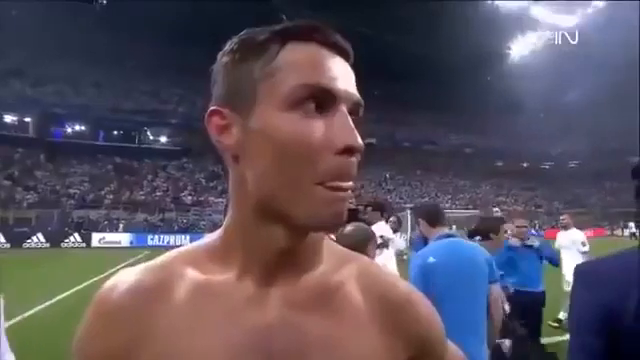
#> input picture frame 19 of 5th sem/PCV lab/Lab 11/video.mp4, 640 x 360 px
$ python FaceDetection.py
#> lines starting #> are read from the running program, lines starting #| are printed output that depends on the picture; after the words box and inside, x2 and y2 are one past the last pixel; in counts of white or black regions, pixels touching at a corner belong together
import cv2

# Load the pre-trained face detection model
face_cascade = cv2.CascadeClassifier(cv2.data.haarcascades + 'haarcascade_frontalface_default.xml')

# Use video file instead of webcam
cap = cv2.VideoCapture('video.mp4')  # Use video file from the same directory

while True:
    ret, frame = cap.read()
#> frame is the input picture: shape (360, 640, 3); mean B, G, R 92.3, 80.5, 89.1
    if not ret:
        break
    # Convert the input image to grayscale
    gray = cv2.cvtColor(frame, cv2.COLOR_BGR2GRAY)
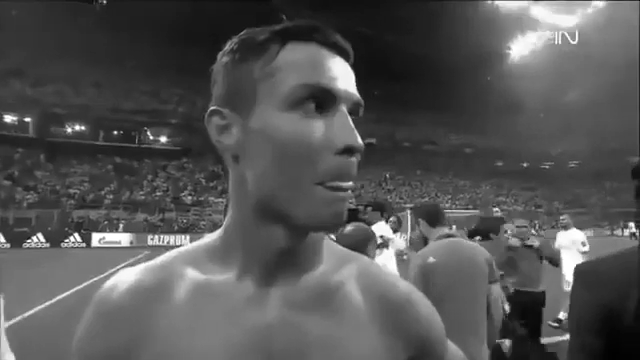
#> gray: shape (360, 640); min 1, max 255, mean 84.4
    # Detect the faces in the image
    faces = face_cascade.detectMultiScale(gray, scaleFactor=1.1, minNeighbors=5)
#> faces = [[367, 166, 164, 164], [179, 23, 206, 206]]
    # Draw a rectangle around each detected face
    for (x, y, w, h) in faces:
        cv2.rectangle(frame, (x, y), (x+w, y+h), (0, 255, 0), 2)
#> this loop made 2 passes
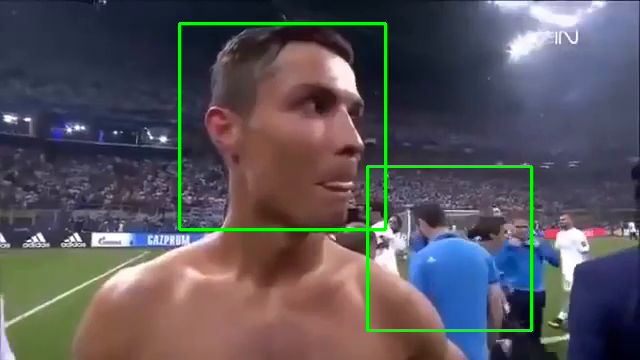
#> frame: shape (360, 640, 3); 1.92% of pixels changed, all inside (x1, y1, x2, y2) = (178, 22, 533, 332)
    # Display the output image with detected faces
    cv2.imshow('Face Detection', frame)
    # Wait for user input to exit or continue processing
    if cv2.waitKey(1) == ord('q'):
#> (key q is pressed here)
        break

# Release the video capture object and close all OpenCV windows
cap.release()
cv2.destroyAllWindows()

$ run again, starting later in the video
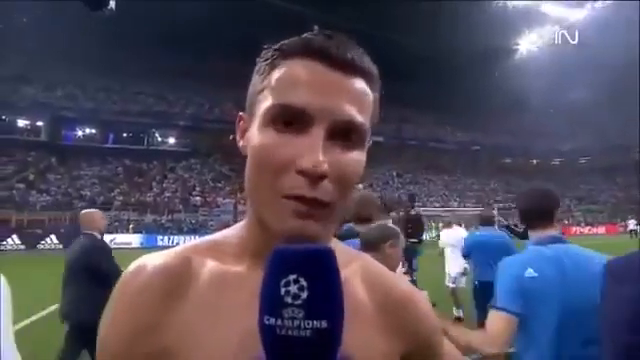
#> input picture frame 86 of 5th sem/PCV lab/Lab 11/video.mp4, 640 x 360 px
#> frame is the input picture: shape (360, 640, 3); mean B, G, R 91.1, 75.2, 80.9
#> `gray = cv2.cvtColor(frame, cv2.COLOR_BGR2GRAY)`:
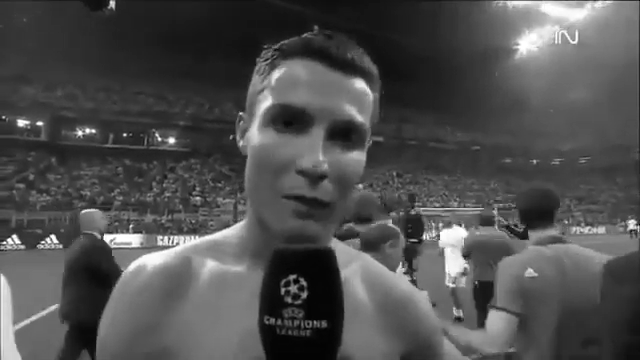
#> gray: shape (360, 640); min 1, max 255, mean 78.7
#> faces = [[222, 59, 183, 183]]
#> the loop `for (x, y, w, h) in faces:` made 1 pass
#> after the loop `for (x, y, w, h) in faces:`:
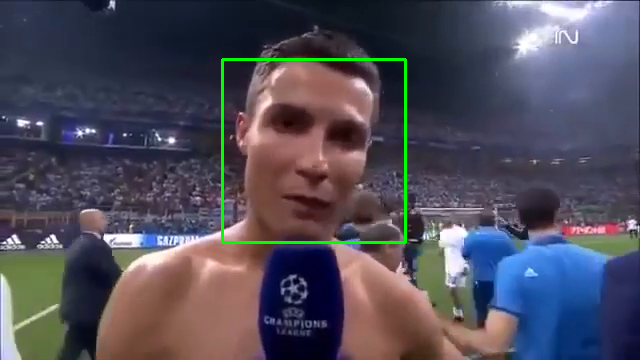
#> frame: shape (360, 640, 3); 0.95% of pixels changed, all inside (x1, y1, x2, y2) = (221, 58, 407, 244)

$ run again, starting later in the video
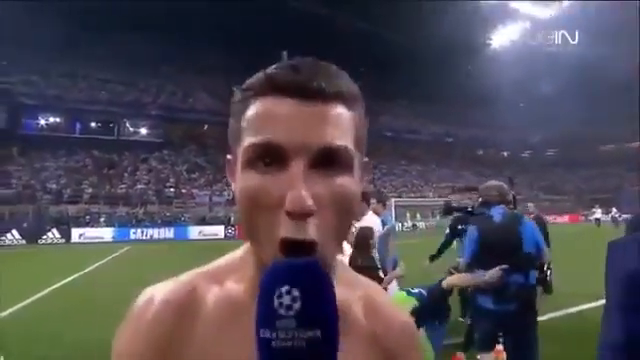
#> input picture frame 153 of 5th sem/PCV lab/Lab 11/video.mp4, 640 x 360 px
#> frame is the input picture: shape (360, 640, 3); mean B, G, R 83.2, 74.2, 79.1
#> `gray = cv2.cvtColor(frame, cv2.COLOR_BGR2GRAY)`:
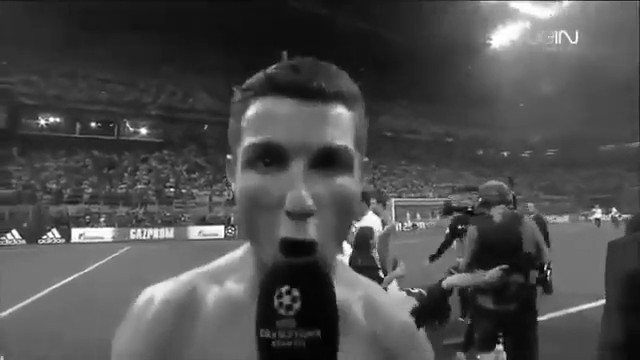
#> gray: shape (360, 640); min 0, max 255, mean 76.6
#> faces = [[205, 92, 183, 183]]
#> the loop `for (x, y, w, h) in faces:` made 1 pass
#> after the loop `for (x, y, w, h) in faces:`:
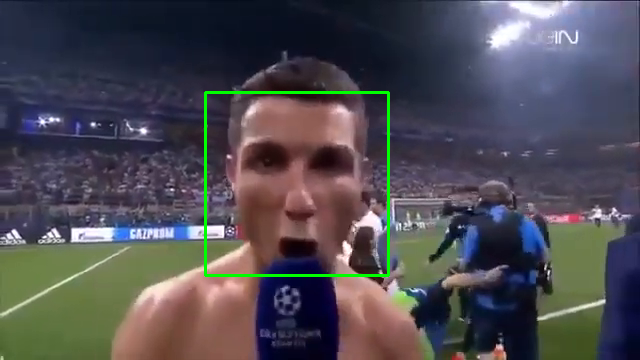
#> frame: shape (360, 640, 3); 0.95% of pixels changed, all inside (x1, y1, x2, y2) = (204, 91, 390, 277)
